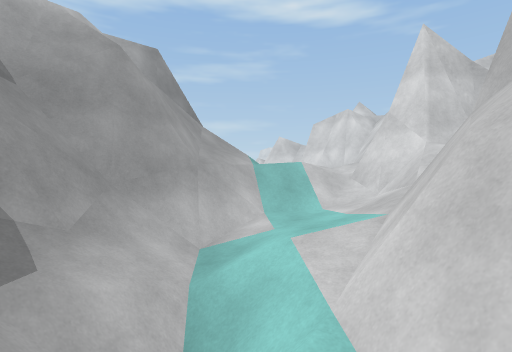
view 1 (above)

17 first-person views from a walk through a Unity game level. The camera is 0.6 m above the floor, looks level and sees 80° across. The floor is counted in squares, 1 m on a side. Each view is taken from the middle of a square. On the plan, view 1 faces up. The plan holds only what a view shows up to about 9 squares ahead; the rest is blank. The place goes on beyond the plan. Some animated figures are not drawn.

view 2
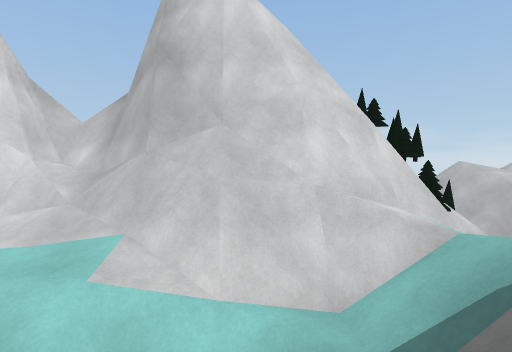

view 3
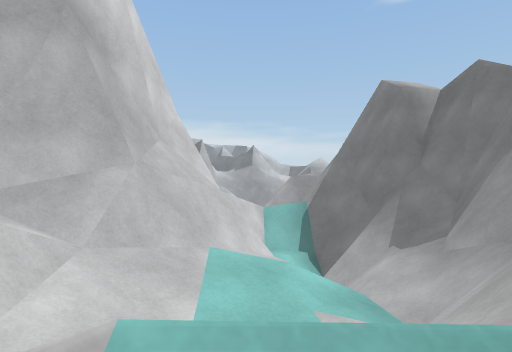

view 4
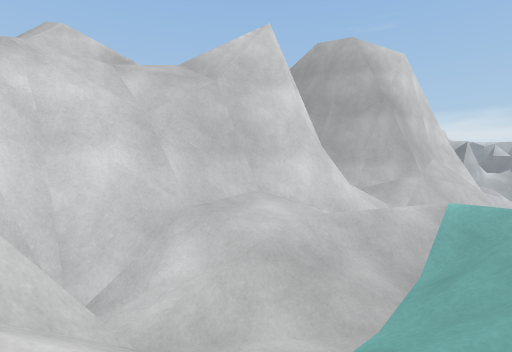

view 5
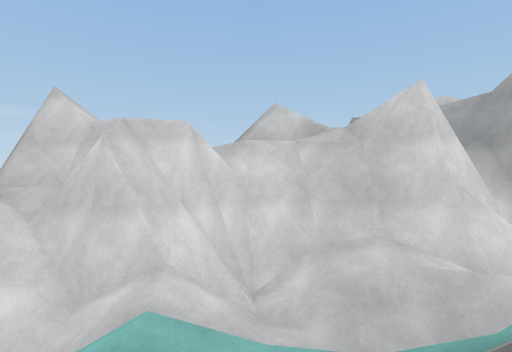

view 6
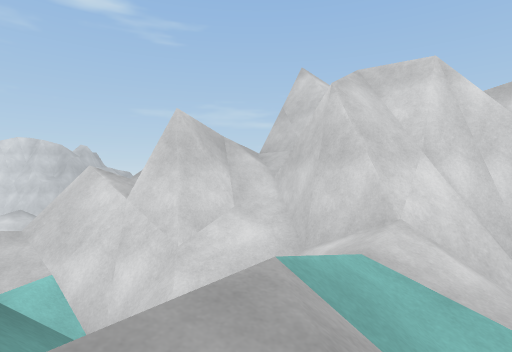

view 7
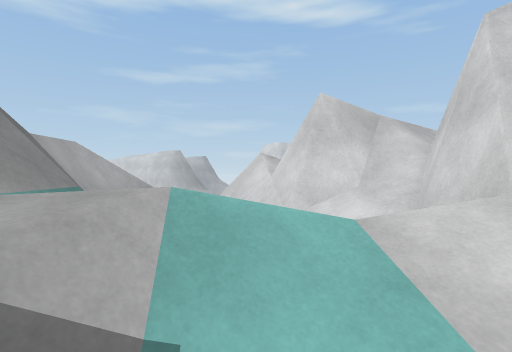

view 8
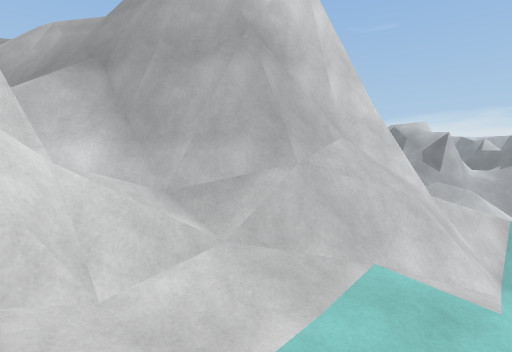

view 9
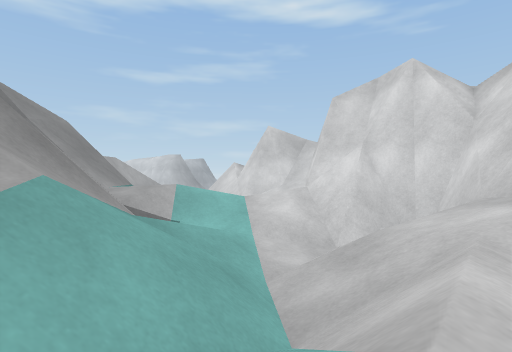

view 10
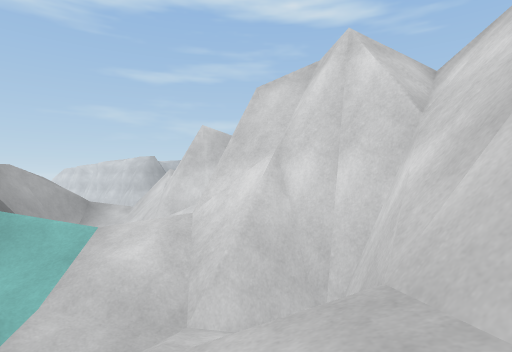

view 11
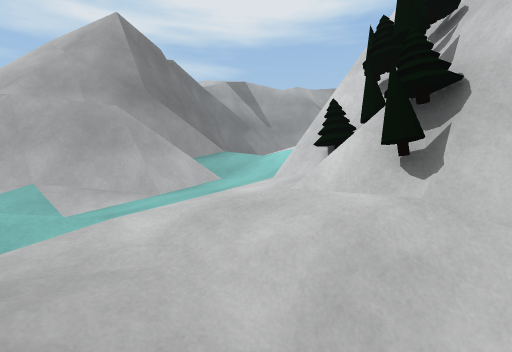

view 12
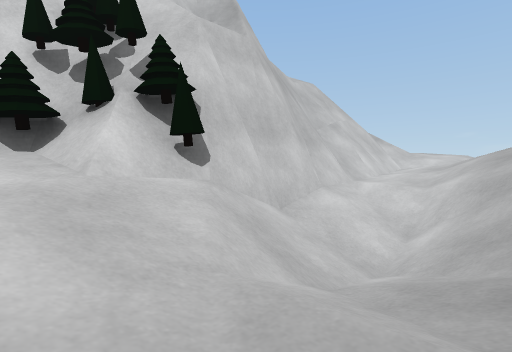

view 13
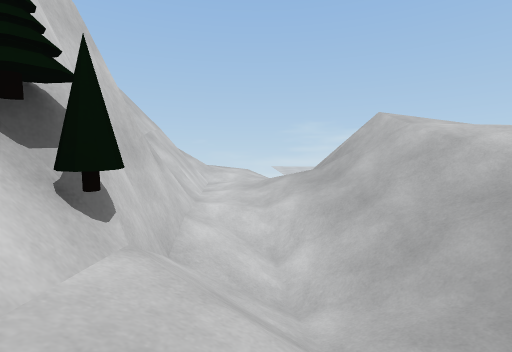

view 14
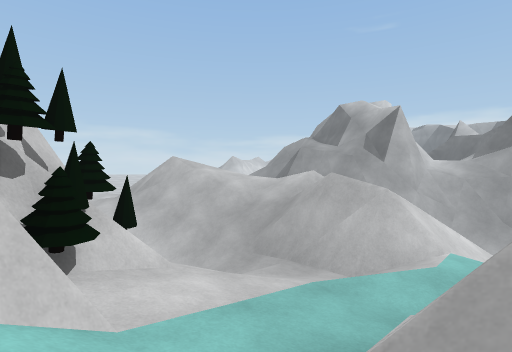

view 15
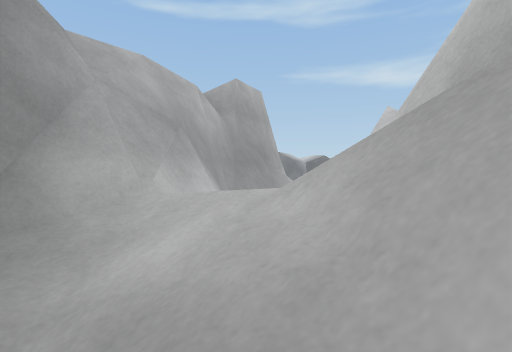

view 16
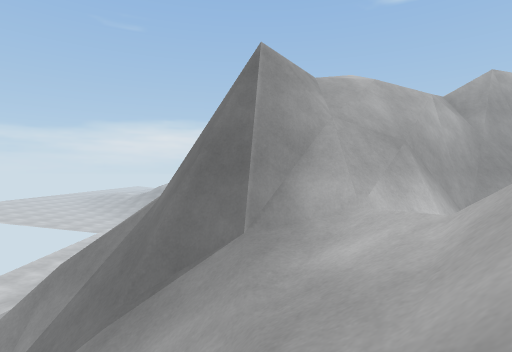

view 17
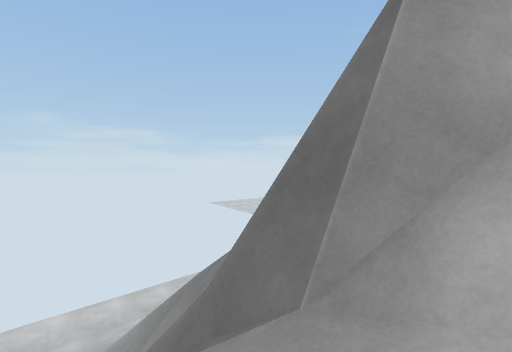

### Floor plan
Key: @ floor where view 1 was taken; # wall or solid block; . main floor; : floor 0.15 m higher than the main floor; - floor 0.2 m lower than the main floor; + floor 0.3 m higher than the main floor; _ floor 0.35 m lower than the main floor; * floor 0.6 m higher than the main floor; < floor 0.65 m lower than the main floor; % floor 1.1 m higher than the main floor; & floor 1.4 m higher than the main floor; $ floor 3.8 m higher than the main floor; / step, stairs or slope; = window, fence, low wall or low ledge; v drop or lower ground; O other object.
Columns run from 3 left of view 1 to 21 right of it. Each row starts with its distance up from view 1.
 20 v =#/   ##
 19 #/=##v//#v
 18 # =###//#=
 17 #  =//# v
 16 v= //##v
 15 // =/##v
 14 /////=##v
 13 //////=#v$   #  /
 12   =////#v=#####//
 11   /////##=####////
 10   /////##=     ////    -.
  9  #////##vv    #=###=  .-.
  8  #////##vv  vv=###    /..
  7  #/=//## vvv####       ..
  6 ###=./#######
  5 #///:/##
  4 #///+##
  3 #///###
  2 ////###
  1 ///_###   ##
  0 ##/@###   ##   v
 -1  #=*//##  ######
 -2  ## /.OOO ###O=#
 -3   ##/-.=O###/-.:
 -4    #/_-////////+
 -5 ####/_/<///////
 -6     //<<=//////
 -7     __##/////==
 -8     /#/////%&/
 -9     /=

Positions as (right, up) in squares from view 1, and headings:
1: (0, 0), facing up
2: (-3, 2), facing right
3: (1, 9), facing down
4: (0, 14), facing down-right
5: (-3, 13), facing right
6: (-2, 13), facing up-right
7: (0, 12), facing up
8: (0, 8), facing down-right
9: (1, 8), facing up
10: (3, 10), facing up
11: (6, -6), facing up-left
12: (3, -6), facing up-right
13: (3, -4), facing right
14: (0, -1), facing down-right
15: (13, 12), facing down-left
16: (13, 13), facing down
17: (12, 11), facing down-right
